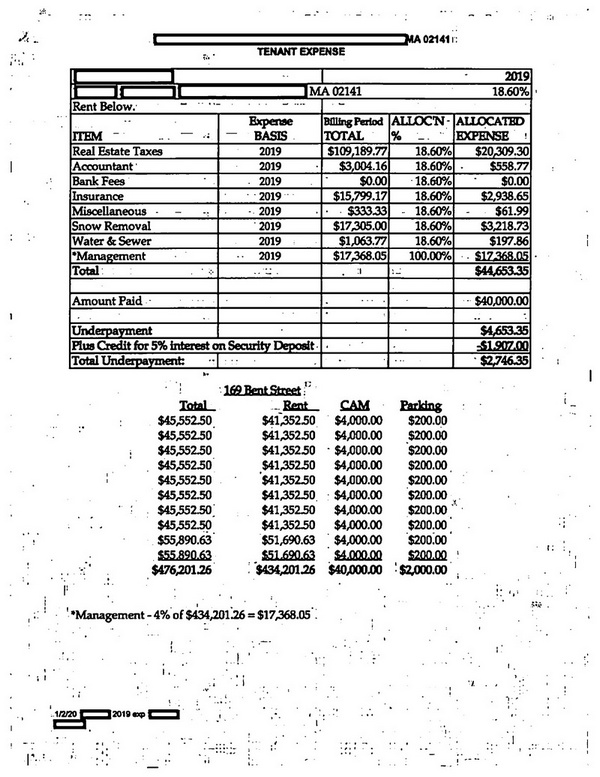
#> input picture images/table.jpg, 600 x 777 px, found by its file name
$ python saliency_detection.py
#> lines starting #> are read from the running program, lines starting #| are printed output that depends on the picture; after the words box and inside, x2 and y2 are one past the last pixel; in counts of white or black regions, pixels touching at a corner belong together
import cv2
import numpy as np
import matplotlib.pyplot as plt

# %%

# image = cv2.imread('images/footballplayer.jpg')
image = cv2.imread('images/table.jpg')
#> image is the input picture: shape (777, 600, 3); min 0, max 255, mean 224.9
# image = cv2.imread('images/lemons.jpg')
# image = cv2.imread('images/barcelona.jpg')

# %%

saliency_sr = cv2.saliency.StaticSaliencySpectralResidual_create()
success, saliency_map_sr = saliency_sr.computeSaliency(image)
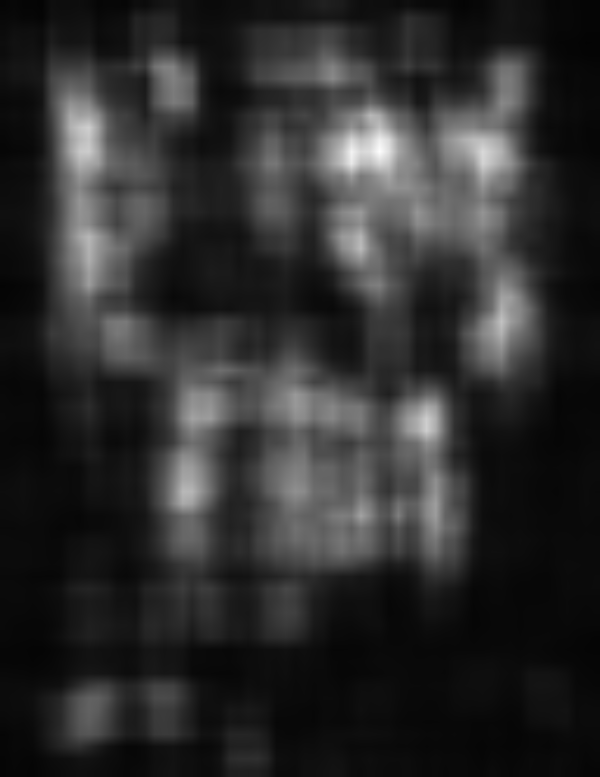
#> saliency_map_sr: shape (777, 600) float32; min 0.0152, max 0.996, mean 0.181
#> success = True
saliency_map_scaled = (saliency_map_sr * 255).astype(np.uint8)

fig, ax = plt.subplots(1, 2, figsize=(10, 10))
ax[0].imshow(cv2.cvtColor(image, cv2.COLOR_BGR2RGB))
ax[1].imshow(cv2.cvtColor(saliency_map_scaled, cv2.COLOR_BGR2RGB))
fig.tight_layout()

# %%

saliency_fg = cv2.saliency.StaticSaliencyFineGrained_create()
success, saliency_map_fg = saliency_fg.computeSaliency(image)
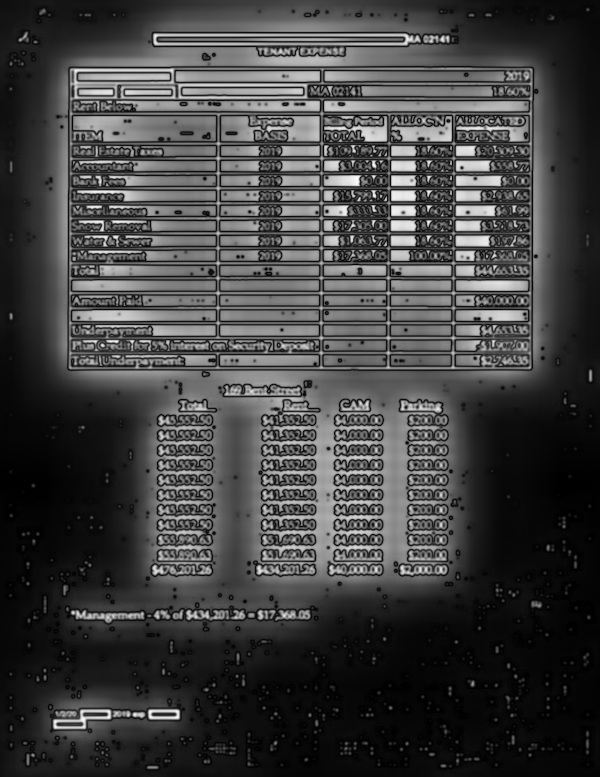
#> saliency_map_fg: shape (777, 600) float32; min 0, max 1, mean 0.254
saliency_map_fg_scaled = (saliency_map_fg * 255).astype(np.uint8)
saliency_map_fg_bin = cv2.threshold(saliency_map_fg_scaled, 0, 255,
                                    cv2.THRESH_BINARY | cv2.THRESH_OTSU)[1]
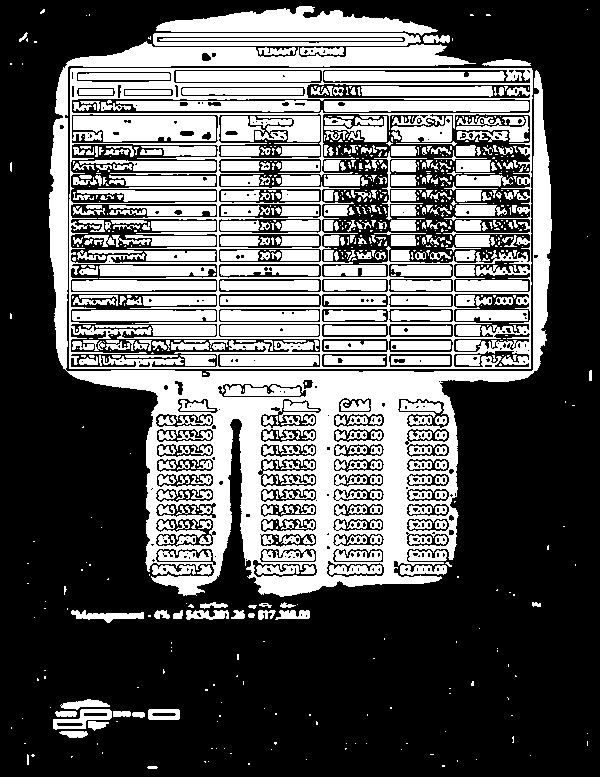
#> saliency_map_fg_bin: shape (777, 600); 36.5% white; 941 white regions (530 under 20 px), largest, box (x1, y1, x2, y2) and area: (49, 41, 552, 597) 53838, (69, 67, 533, 369) 21677, (156, 6, 438, 36) 4345

fig, ax = plt.subplots(1, 2, figsize=(10, 10))
ax[0].imshow(cv2.cvtColor(image, cv2.COLOR_BGR2RGB))
ax[1].imshow(cv2.cvtColor(saliency_map_fg_bin, cv2.COLOR_BGR2RGB))
fig.tight_layout()

# %%

saliency_bing = cv2.saliency.ObjectnessBING_create()
# https://github.com/opencv/opencv_contrib/tree/master/modules/saliency/samples/ObjectnessTrainedModel
saliency_bing.setTrainingPath('basic_concepts/bing_pretrained_model')
success, saliency_map_bing = saliency_bing.computeSaliency(image)
#> (the run stopped early here; a loop or call above may not have finished)
